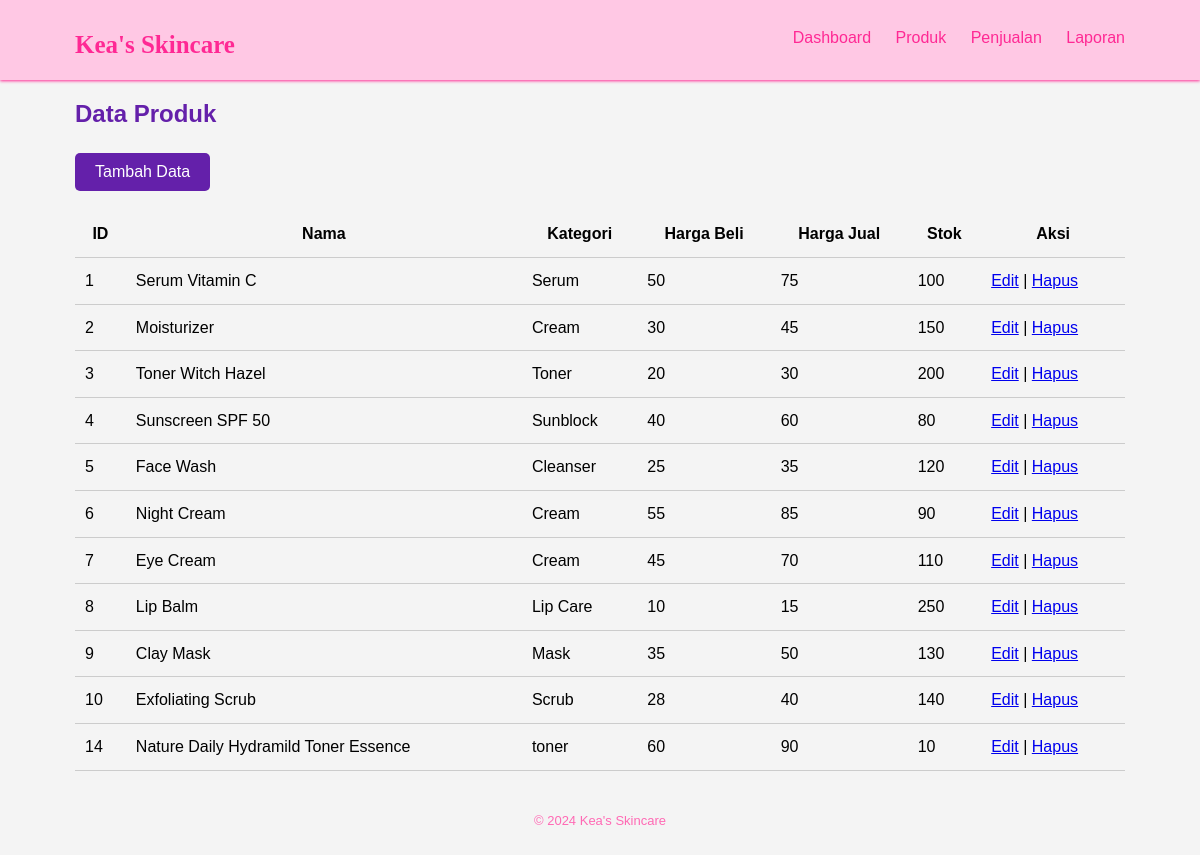
The page /produk.php (signed in) on the database its author committed.
### tables this page shows
CREATE TABLE `produk` (
  `id` int(11) NOT NULL,
  `nama` varchar(255) NOT NULL,
  `kategori` varchar(255) NOT NULL,
  `harga_beli` decimal(10,0) NOT NULL,
  `harga_jual` decimal(10,0) NOT NULL,
  `stok` int(11) NOT NULL
);

### produk.php (the view, shortened to what this page needs)
<?php
include 'config.php';
$sql = "SELECT id, nama, kategori, harga_beli, harga_jual, stok FROM produk";
$result = $conn->query($sql);
?>
<!DOCTYPE html>
<html lang="en">
<head>
    <link rel="stylesheet" href="css/produk.css">
    <link rel="stylesheet" href="css/styles.css">
</head>
<body>
    <?php include 'template/header.php'; ?>
    <main class="container">
        <h2>Data Produk</h2>
        <button class="insert-btn"><a href="tambah.php">Tambah Data</a></button>
        <table>
            <thead>
                <tr>
                    <th>ID</th>
                    <th>Nama</th>
                    <th>Kategori</th>
                    <th>Harga Beli</th>
                    <th>Harga Jual</th>
                    <th>Stok</th>
                    <th>Aksi</th>
                </tr>
            </thead>
            <tbody>
                <?php
                if ($result->num_rows > 0) {
                    while($row = $result->fetch_assoc()) {
                        echo "<tr>";
                        echo "<td>" . $row["id"] . "</td>";
                        echo "<td>" . $row["nama"] . "</td>";
                        echo "<td>" . $row["kategori"] . "</td>";
                        echo "<td>" . $row["harga_beli"] . "</td>";
                        echo "<td>" . $row["harga_jual"] . "</td>";
                        echo "<td>" . $row["stok"] . "</td>";
                        echo "<td>";
                        echo "<a href='edit.php?id=" . $row["id"] . "'>Edit</a> | ";
                        echo "<a href='hapus.php?id=" . $row["id"] . "' onclick='return confirm(\"Apakah Anda yakin ingin menghapus produk ini?\")'>Hapus</a>";
                        echo "</td>";
                        echo "</tr>";
                    }
                } else {
                    echo "<tr><td colspan='7'>Tidak ada data</td></tr>";
                }
                ?>
            </tbody>
        </table>
    </main>
    <?php include 'template/footer.php'; ?>
</body>
</html>

### template/header.php (shortened to what this page needs)
<!DOCTYPE html>
<html lang="en">
<head>
    <link rel="stylesheet" href="css/styles.css">
</head>
<body>
    <header>
        <div class="container">
            <h1 class="brand">Kea's Skincare</h1>
            <nav>
                <ul>
                    <li><a href="../sistem-penjualan-skincare/index.php">Dashboard</a></li>
                    <li><a href="../sistem-penjualan-skincare/produk.php">Produk</a></li>
                    <li><a href="#">Penjualan</a></li>
                    <li><a href="#">Laporan</a></li>
                </ul>
            </nav>
        </div>
    </header>
    </body>
</html>

### template/footer.php (shortened to what this page needs)
<!DOCTYPE html>
<html lang="en">
<head>
    <link rel="stylesheet" href="css/styles.css">
</head>
<body>
<footer>
        <div class="container">
            <p>&copy; 2024 Kea's Skincare</p>
        </div>
    </footer>
    </body>
</html>

### css/produk.css (style rules this page uses)
* { margin: 0; padding: 0; box-sizing: border-box; }
body { font-family: montserrat, sans-serif; line-height: 1.6; background-color: #f4f4f4; display: flex; flex-direction: column; min-height: 100vh; }
main { flex: 1; }
.container { width: 90%; max-width: 1200px; margin: 0 auto; padding: 15px; }
.container h2 { color: #6420AA; }
table { width: 100%; border-collapse: collapse; margin-top: 20px; }
table th, table td { padding: 10px; border-bottom: 1px solid #ccc; }
.insert-btn { background-color: #6420AA; color: #fff; border: none; padding: 10px 20px; margin-top: 20px; border-radius: 5px; font-size: 16px; text-decoration: none; }
.insert-btn a { color: #fff; text-decoration: none; }

### css/styles.css (style rules this page uses)
* { margin: 0; padding: 0; box-sizing: border-box; }
body { font-family: montserrat, sans-serif; line-height: 1.6; background-color: #f4f4f4; display: flex; flex-direction: column; min-height: 100vh; }
main { flex: 1; }
.container { width: 90%; max-width: 1200px; margin: 0 auto; padding: 15px; }
.container h2 { color: #6420AA; margin-top: 80px; }
header { background-color:#ffc8e4; position: fixed; padding: 10px 0; height: 80px; width: 100%; box-shadow: 0px 1px 3px #ff2994; }
.brand { float: left; color: #ff2994; font-family: Gilroy; font-size: 25px; }
nav ul { float: right; list-style: none; }
nav ul li { display: inline; margin-left: 20px; }
nav ul li a { color:#ff2994; text-decoration: none; }
table { width: 100%; border-collapse: collapse; margin-top: 20px; }
table th, table td { padding: 10px; border-bottom: 1px solid #ccc; }
footer { font-size: 13px; color: #FF69B4; text-align: center; padding: 10px 0; margin-top: auto; }

### rows shown on the page
produk: id "1", nama "Serum Vitamin C", kategori "Serum", harga_beli "50", harga_jual "75", stok "100"
produk: id "2", nama "Moisturizer", kategori "Cream", harga_beli "30", harga_jual "45", stok "150"
produk: id "3", nama "Toner Witch Hazel", kategori "Toner", harga_beli "20", harga_jual "30", stok "200"
produk: id "4", nama "Sunscreen SPF 50", kategori "Sunblock", harga_beli "40", harga_jual "60", stok "80"
produk: id "5", nama "Face Wash", kategori "Cleanser", harga_beli "25", harga_jual "35", stok "120"
produk: id "6", nama "Night Cream", kategori "Cream", harga_beli "55", harga_jual "85", stok "90"
produk: id "7", nama "Eye Cream", kategori "Cream", harga_beli "45", harga_jual "70", stok "110"
produk: id "8", nama "Lip Balm", kategori "Lip Care", harga_beli "10", harga_jual "15", stok "250"
produk: id "9", nama "Clay Mask", kategori "Mask", harga_beli "35", harga_jual "50", stok "130"
produk: id "10", nama "Exfoliating Scrub", kategori "Scrub", harga_beli "28", harga_jual "40", stok "140"
produk: id "14", nama "Nature Daily Hydramild Toner Essence", kategori "toner", harga_beli "60", harga_jual "90", stok "10"
